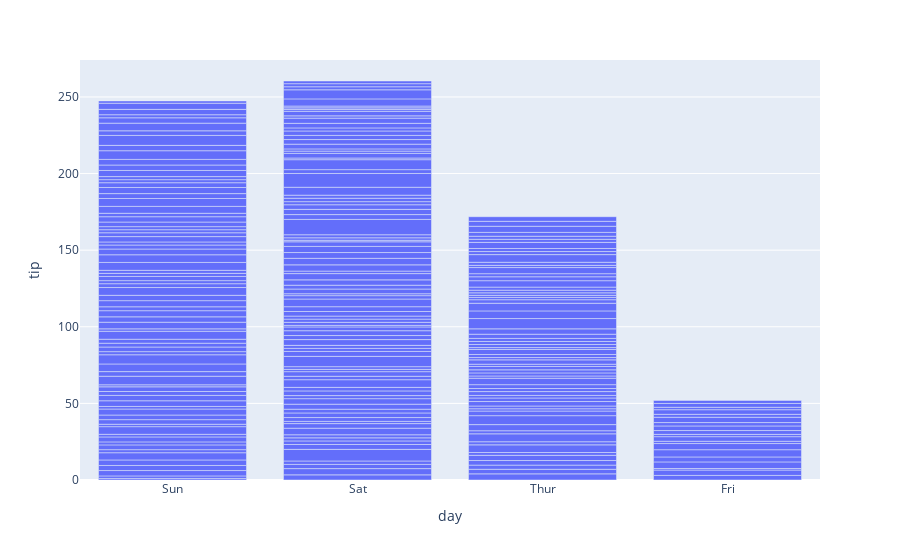

This figure's notebook cell:
### Code cell
fig = px.bar(data, x='day', y='tip')

fig.show()

### Figure 1 — Plotly figure (JSON) as saved in the notebook; plotly's stock layout.template omitted (floating-point values rounded to 4 significant figures; data arrays with more than 128 entries replaced by an {"elided": "..."} marker saying what was removed)
{"data": [{"alignmentgroup": "True", "hovertemplate": "day=%{x}<br>tip=%{y}<extra></extra>", "legendgroup": "", "marker": {"color": "#636efa", "pattern": {"shape": ""}}, "name": "", "offsetgroup": "", "orientation": "v", "showlegend": false, "textposition": "auto", "type": "bar", "x": {"elided": "244 str values"}, "xaxis": "x", "y": {"elided": "244 float values"}, "yaxis": "y"}], "layout": {"autosize": true, "barmode": "relative", "legend": {"tracegroupgap": 0}, "margin": {"t": 60}, "xaxis": {"anchor": "y", "autorange": true, "domain": [0, 1], "range": [-0.5, 3.5], "title": {"text": "day"}, "type": "category"}, "yaxis": {"anchor": "x", "autorange": true, "domain": [0, 1], "range": [0, 274.1], "title": {"text": "tip"}, "type": "linear"}}}
